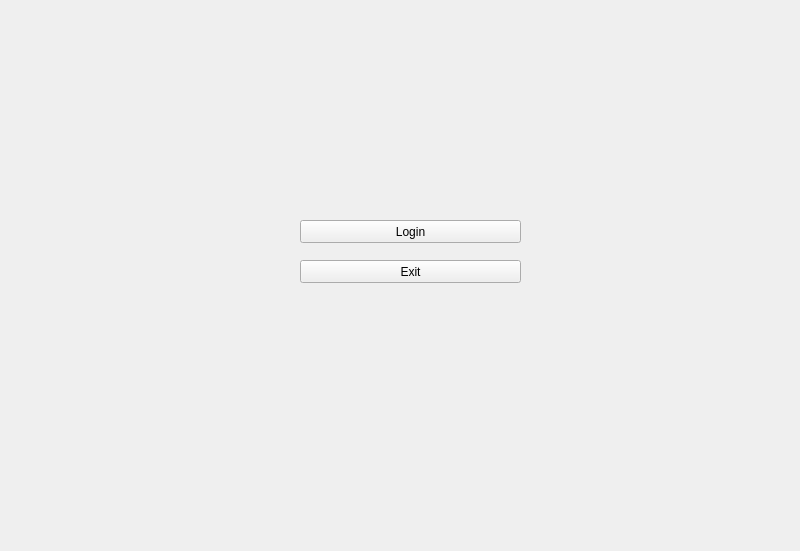
<?xml version="1.0" encoding="UTF-8"?>
<ui version="4.0">
 <class>Form</class>
 <widget class="QWidget" name="Form">
  <property name="geometry">
   <rect>
    <x>0</x>
    <y>0</y>
    <width>800</width>
    <height>551</height>
   </rect>
  </property>
  <property name="windowTitle">
   <string>Form</string>
  </property>
  <widget class="QPushButton" name="Login">
   <property name="geometry">
    <rect>
     <x>300</x>
     <y>220</y>
     <width>221</width>
     <height>23</height>
    </rect>
   </property>
   <property name="text">
    <string>Login</string>
   </property>
  </widget>
  <widget class="QPushButton" name="Exit">
   <property name="geometry">
    <rect>
     <x>300</x>
     <y>260</y>
     <width>221</width>
     <height>23</height>
    </rect>
   </property>
   <property name="text">
    <string>Exit</string>
   </property>
  </widget>
 </widget>
 <resources/>
 <connections/>
</ui>
